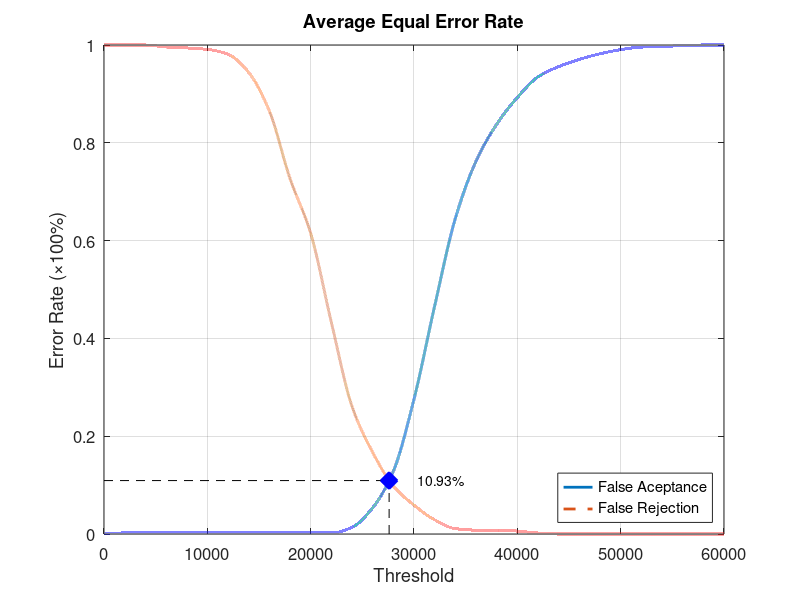
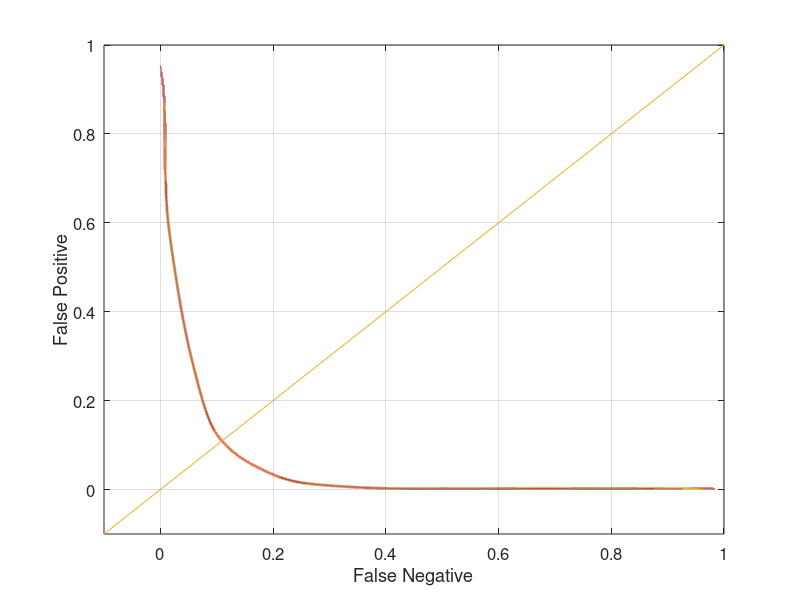

Here is the MATLAB script that generated these plots, in order:
function yEER = Database4Average
close all;
clear;
clc;
x = 0:2000:60000;
xq = 0:0.5:60000;

y0 = [0 0.00210526 0.00210526 0.00210526 0.00210526 0.00210526 0.00210526 0.00210526 0.00210526 0.00210526 0.00210526 0.00210526 0.0136842 0.0536842 0.128421 0.275789 0.466316 0.645263 0.762105 0.837895 0.892632 0.934737 0.955789 0.970526 0.982105 0.990526 0.99579 0.996842 0.998947 1 1];
yy0 = interp1(x, y0, xq, 'pchip');
y1 = [1 1 1 0.996 0.994 0.991 0.981 0.944 0.865 0.727 0.615 0.433 0.261 0.167 0.098 0.059 0.029 0.011 0.008 0.008 0.006 0.002 0 0 0 0 0 0 0 0 0];
yy1 = interp1(x, y1, xq, 'pchip');

% Calculating EER: 
y2 = abs(y0 - y1);
find(y2 == min(y2))
yy2 = abs(yy0 - yy1);
xEER = find(yy2 == min(yy2));
xEERIndex = xq(xEER) % X-axis EER
yEER = yy0(xEER) % Y-axis EER

main = figure
plot(xq, yy0,'-','LineWidth', 2);	hold on
plot(xq, yy1,'--','LineWidth', 2);	hold on
plot([xEERIndex xEERIndex], [0 yEER], 'k--');	hold on
plot([0 xEERIndex], [yEER yEER], 'k--');	hold on
plot(xEERIndex, yEER, 'bx', 'LineWidth', 10);	hold on
text(xEERIndex + 10 * xEERIndex / 100, yEER, [num2str(round((10000 * yEER)) / 100) '%'])
legend('False Aceptance', 'False Rejection', 'Location', 'SouthEast')
xlabel('Threshold')
ylabel('Error Rate (\times100%)')
title('Average Equal Error Rate')
set(gca, 'FontSize', 12)
axis([0 60000 0 1])
grid on

print(main, 'Database4AverageMain', '-dpng');
FNRxFPR = figure('Color', [1 1 1]);
plot(yy1, yy0, '-', yy1, yy0, 'LineWidth', 2);
hold on
y = -0.1:0.1:1
plot(y, y); 
set(gca, 'FontSize', 12)
xlabel('False Negative')
ylabel('False Positive')
axis([-0.1 1 -0.1 1])
set(gca, 'FontSize', 12)
grid on

print(FNRxFPR, 'Database4AverageFNRxFPR','-dpng');
end
